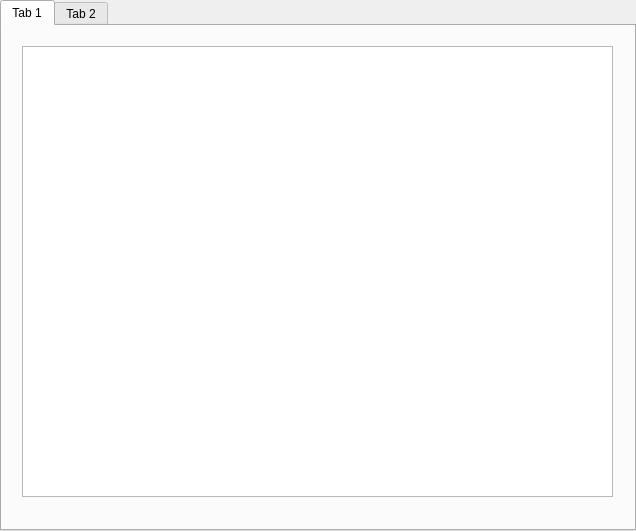
<?xml version="1.0" encoding="UTF-8"?>
<ui version="4.0">
 <class>TabWidget</class>
 <widget class="QTabWidget" name="TabWidget">
  <property name="geometry">
   <rect>
    <x>0</x>
    <y>0</y>
    <width>636</width>
    <height>531</height>
   </rect>
  </property>
  <property name="windowTitle">
   <string>TabWidget</string>
  </property>
  <widget class="QWidget" name="tab">
   <attribute name="title">
    <string>Tab 1</string>
   </attribute>
   <widget class="QTextBrowser" name="textBrowser">
    <property name="geometry">
     <rect>
      <x>20</x>
      <y>20</y>
      <width>591</width>
      <height>451</height>
     </rect>
    </property>
    <property name="mouseTracking">
     <bool>true</bool>
    </property>
    <property name="accessibleName">
     <string>&lt;html&gt;&lt;head/&gt;&lt;body&gt;&lt;p&gt;fileview&lt;/p&gt;&lt;/body&gt;&lt;/html&gt;</string>
    </property>
    <property name="tabChangesFocus">
     <bool>true</bool>
    </property>
    <property name="undoRedoEnabled">
     <bool>true</bool>
    </property>
    <property name="readOnly">
     <bool>false</bool>
    </property>
    <property name="openExternalLinks">
     <bool>true</bool>
    </property>
   </widget>
  </widget>
  <widget class="QWidget" name="tab">
   <attribute name="title">
    <string>Tab 2</string>
   </attribute>
  </widget>
 </widget>
 <resources/>
 <connections/>
</ui>
